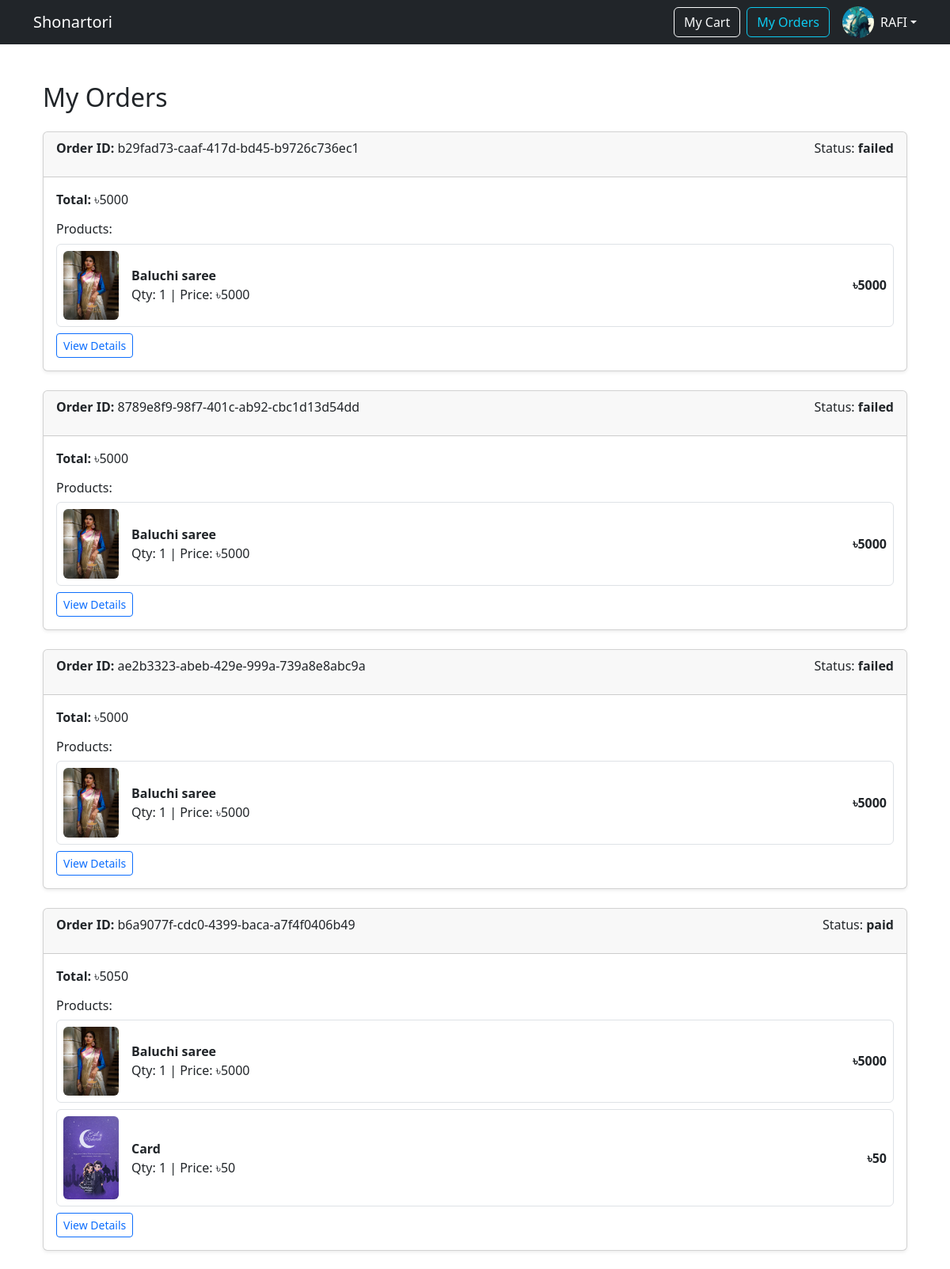
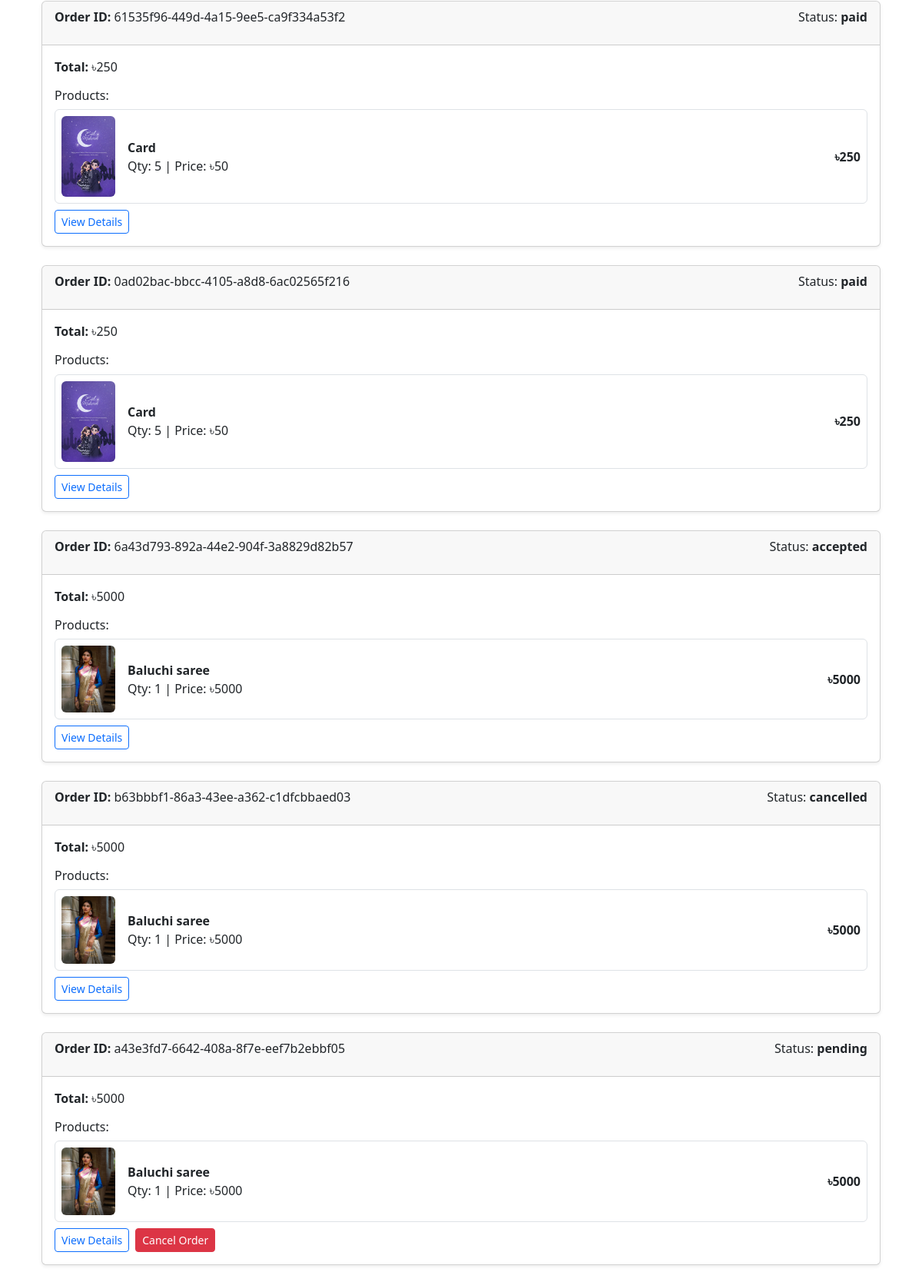
The page /orders/my-orders/ (signed in, upper part) on the database its author committed (2 pictures, top to bottom).
### buyer/models.py (models this page shows)
class Profile(BaseModel):
    user = models.OneToOneField(User , on_delete=models.CASCADE , related_name="profile")
    is_email_verified = models.BooleanField(default=True)
    email_token = models.CharField(max_length=100 , null=True , blank=True)
    profile_image = models.ImageField(upload_to="profile", blank=True, null=True)

### orders/models.py (models this page shows, shortened)
class Order(BaseModel):
    user = models.ForeignKey(User, on_delete=models.CASCADE)
    total_price = models.IntegerField()
    STATUS_CHOICES = (
        ('pending', 'Pending'),        # order placed
        ('accepted', 'Accepted'),      # seller accepted
        ('rejected', 'Rejected'),      # seller rejected
        ('shipped', 'Shipped'),        # seller shipped
        ('delivered', 'Delivered'),    # delivered
        ('cancelled', 'Cancelled'),    # buyer cancelled
    )
    status = models.CharField(max_length=20, choices=STATUS_CHOICES, default='pending')
    address = models.TextField()
    phone = models.CharField(max_length=15)
    transaction_id = models.CharField(max_length=100, null=True, blank=True)
    payment_method = models.CharField(max_length=50, default='SSLCommerz')

class OrderItem(BaseModel):
    order = models.ForeignKey(Order, on_delete=models.CASCADE, related_name="order_items")
    product = models.ForeignKey(Product, on_delete=models.CASCADE)
    quantity = models.IntegerField()
    price = models.IntegerField()  # price at purchase time
    STATUS_CHOICES = (
        ('pending', 'Pending'),
        ('accepted', 'Accepted'),
        ('rejected', 'Rejected'),
        ('shipped', 'Shipped'),
        ('delivered', 'Delivered'),
    )
    status = models.CharField(max_length=20, choices=STATUS_CHOICES, default='pending')
    def get_total_price(self):
        return self.price * self.quantity

### products/models.py (models this page shows, shortened)
class Product(BaseModel):
    product_name = models.CharField(max_length=100)
    slug = models.SlugField(unique=True  , null=True , blank=True)
    category = models.ForeignKey(Category , on_delete=models.CASCADE , related_name="products")
    price = models.IntegerField()
    product_description = models.TextField()
    color_variant = models.ManyToManyField(ColorVariant , blank=True)
    size_variant = models.ManyToManyField(SizeVariant , blank=True)

class ProductImage(BaseModel):
    product = models.ForeignKey(Product , on_delete=models.CASCADE , related_name="product_images")
    image =  models.ImageField(upload_to="product")

### orders/views.py (the view)
# urls.py: path("my-orders/", views.my_orders, name="my-orders"),
@login_required(login_url="login")
def my_orders(request):
    orders = Order.objects.filter(user=request.user).order_by("-created_at")
    return render(request, "my_orders.html", {"orders": orders})

### orders/templates/my_orders.html
{% extends 'base.html' %}
{% block content %}
<div class="container mt-5">
  <h2 class="mb-4">My Orders</h2>
  {% for order in orders %}
  <div class="card mb-4 shadow-sm">
    <div class="card-header d-flex justify-content-between">
      <div><strong>Order ID:</strong> {{ order.uid }}</div>
      <div>
        <p>Status: <strong>{{ order.status }}</strong></p>
      </div>
    </div>
    <div class="card-body">
      <p><strong>Total:</strong> ৳{{ order.total_price }}</p>
      <h6 class="mt-3">Products:</h6>
      {% for item in order.order_items.all %}
      <div class="d-flex align-items-center border p-2 mb-2 rounded">
        {% if item.product.product_images.first %}
        <img
          src="{{ item.product.product_images.first.image.url }}"
          width="70"
          class="me-3 rounded"
        />
        {% endif %}
        <div class="flex-grow-1">
          <strong>{{ item.product.product_name }}</strong><br />
          Qty: {{ item.quantity }} | Price: ৳{{ item.price }}
        </div>
        <div>
          <strong>৳{{ item.get_total_price }}</strong>
        </div>
      </div>
      {% endfor %}
      <div class="mt-2 d-flex gap-2">
        <a
          href="{% url 'order-detail' order.uid %}"
          class="btn btn-sm btn-outline-primary"
        >
          View Details
        </a>
        {% if order.status == 'pending' or order.status == 'processing' %}
        <a
          href="{% url 'cancel-order' order.uid %}"
          class="btn btn-sm btn-danger"
          onclick="
            return confirm('Are you sure you want to cancel this order?');
          "
        >
          Cancel Order
        </a>
        {% endif %}
      </div>
    </div>
  </div>
  {% empty %}
  <div class="text-center">
    <h5>No orders yet 😔</h5>
  </div>
  {% endfor %}
</div>
{% endblock %}

### templates/base.html (shortened to what this page needs)
<!DOCTYPE html>
<html lang="en">
<head>
    <link href="https://cdn.jsdelivr.net/npm/bootstrap@5.3.0/dist/css/bootstrap.min.css" rel="stylesheet">
</head>
<body>
<nav class="navbar navbar-expand-lg navbar-dark bg-dark">
    <div class="container">
        <a class="navbar-brand" href="{% url 'index' %}">Shonartori</a>
        <div class="d-flex align-items-center">
            {% if request.user.is_authenticated %}
                <a href="{% url 'view-cart' %}" class="btn btn-outline-light me-2">My Cart</a>
                <a href="{% url 'my-orders' %}" class="btn btn-outline-info me-3">My Orders</a>
                <div class="dropdown">
                    <a class="d-flex align-items-center text-white text-decoration-none dropdown-toggle"
                       href="#"
                       data-bs-toggle="dropdown">
                        {% if request.user.profile.profile_image %}
                            <img src="{{ request.user.profile.profile_image.url }}"
                                 class="rounded-circle"
                                 width="40"
                                 height="40"
                                 style="object-fit: cover;">
                        {% else %}
                            <img src="/media/profile/default.png"
                                 class="rounded-circle"
                                 width="40"
                                 height="40">
                        {% endif %}
                        <span class="ms-2">
                            {{ request.user.first_name|default:request.user.username }}
                        </span>
                    </a>
                </div>
            {% else %}
                <a href="{% url 'login' %}" class="btn btn-outline-light me-2">Login</a>
                <a href="{% url 'register' %}" class="btn btn-warning">Register</a>
            {% endif %}
        </div>
    </div>
</nav>
<div class="container mt-4">
    {% block content %}{% endblock %}
</div>
</body>
</html>

### rows shown on the page
Order: uid "b29fad73-caaf-417d-bd45-b9726c736ec1", status "failed", total_price "5000"
OrderItem: product.product_images.first.image (picture), product.product_name "Baluchi saree", quantity "1", price "5000", get_total_price "5000"
Order: uid "8789e8f9-98f7-401c-ab92-cbc1d13d54dd", status "failed", total_price "5000"
OrderItem: product.product_images.first.image (picture), product.product_name "Baluchi saree", quantity "1", price "5000", get_total_price "5000"
Order: uid "ae2b3323-abeb-429e-999a-739a8e8abc9a", status "failed", total_price "5000"
OrderItem: product.product_images.first.image (picture), product.product_name "Baluchi saree", quantity "1", price "5000", get_total_price "5000"
Order: uid "b6a9077f-cdc0-4399-baca-a7f4f0406b49", status "paid", total_price "5050"
OrderItem: product.product_images.first.image (picture), product.product_name "Baluchi saree", quantity "1", price "5000", get_total_price "5000"
OrderItem: product.product_images.first.image (picture), product.product_name "Card", quantity "1", price "50", get_total_price "50"
Order: uid "61535f96-449d-4a15-9ee5-ca9f334a53f2", status "paid", total_price "250"
OrderItem: product.product_images.first.image (picture), product.product_name "Card", quantity "5", price "50", get_total_price "250"
Order: uid "0ad02bac-bbcc-4105-a8d8-6ac02565f216", status "paid", total_price "250"
OrderItem: product.product_images.first.image (picture), product.product_name "Card", quantity "5", price "50", get_total_price "250"
Order: uid "6a43d793-892a-44e2-904f-3a8829d82b57", status "accepted", total_price "5000"
OrderItem: product.product_images.first.image (picture), product.product_name "Baluchi saree", quantity "1", price "5000", get_total_price "5000"
Order: uid "b63bbbf1-86a3-43ee-a362-c1dfcbbaed03", status "cancelled", total_price "5000"
OrderItem: product.product_images.first.image (picture), product.product_name "Baluchi saree", quantity "1", price "5000", get_total_price "5000"
Order: uid "a43e3fd7-6642-408a-8f7e-eef7b2ebbf05", status "pending", total_price "5000", shows "Cancel Order"
OrderItem: product.product_images.first.image (picture), product.product_name "Baluchi saree", quantity "1", price "5000", get_total_price "5000"

### other values the page prints
{{ request.user.first_name|default:request.user.username }} "RAFI"
